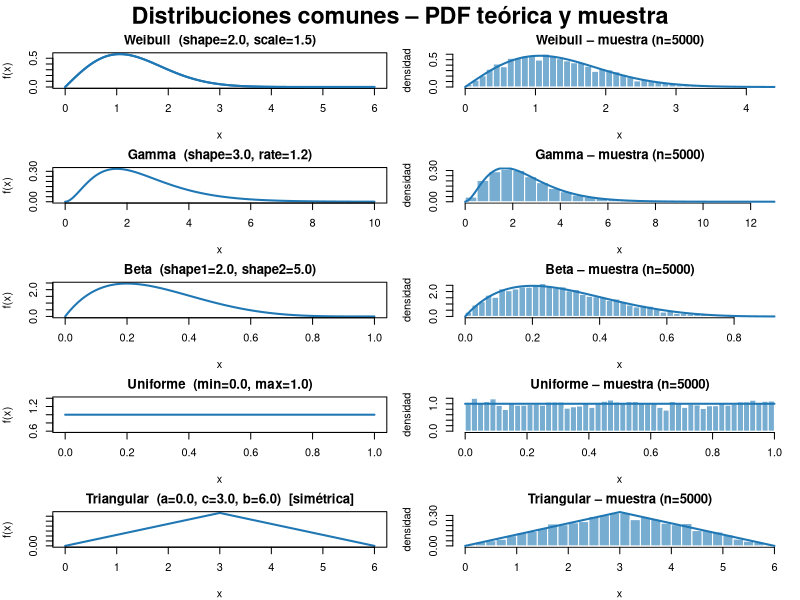
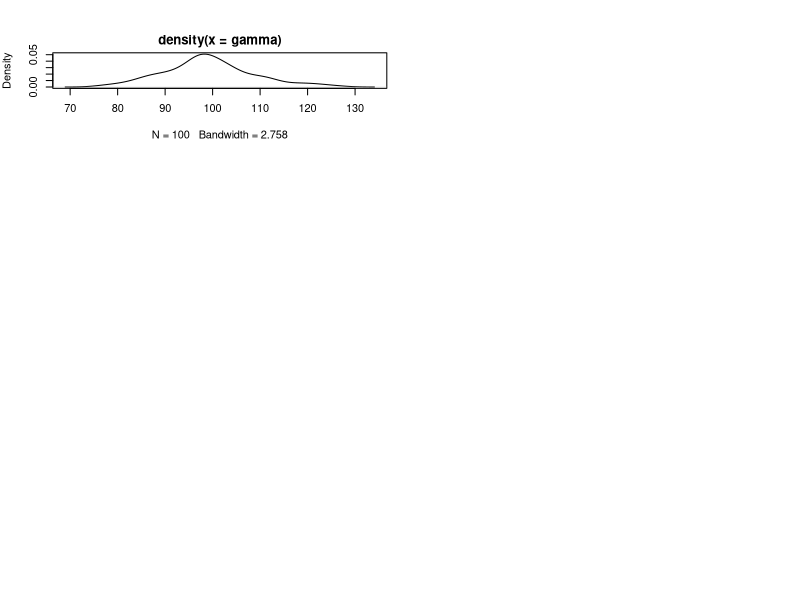

Recreate these plots in R, in order.










set.seed(10)
m1<-rnorm(40,10,2)
m2<-rnorm(37,10,2)
m3<-rnorm(42,11,5)
t.test(m1,m2,alternative = "two.sided", conflevel = 0.9)

#para  ANOVA
datos <- data.frame(valor = c(m1, m2, m3), grupo = factor(rep(c("m1", "m2", "m3"),  times = c(length(m1), length(m2), length(m3)))))


modelo <- aov(valor ~ grupo, data = datos)
summary(modelo)

#Comparacion 1 a 1
TukeyHSD(modelo)

#lsd
pairwise.t.test(datos$valor, datos$grupo, p.adjust.method = "none")

#clase 3 creo
1- pbinom(6,10,0.5)

1- pbinom(7,10,0.5)

1- pbinom(8,10,0.5)

# ============================================================
# Distribuciones: Weibull, Gamma, Beta, Uniforme, Triangular
# ============================================================

set.seed(42)
par(mfrow = c(5, 2),            # 5 filas, 2 columnas: PDF | Histograma
    mar = c(4, 4, 2, 1),
    oma = c(0, 0, 2, 0))         # margen exterior para el título
col_curve <- "#1f77b4"
col_hist  <- "#1f77b4"

# ---------- 1. WEIBULL ----------
shape_w <- 2; scale_w <- 1.5
x_w <- seq(0, 6, length.out = 400)
y_w <- dweibull(x_w, shape = shape_w, scale = scale_w)
samp_w <- rweibull(5000, shape = shape_w, scale = scale_w)

plot(x_w, y_w, type = "l", lwd = 2, col = col_curve,
     main = sprintf("Weibull  (shape=%.1f, scale=%.1f)", shape_w, scale_w),
     xlab = "x", ylab = "f(x)")
curve(dweibull(x, shape_w, scale_w), add = TRUE, lwd = 2, col = col_curve)
hist(samp_w, breaks = 40, freq = FALSE, col = adjustcolor(col_hist, 0.6),
     border = "white", main = "Weibull – muestra (n=5000)",
     xlab = "x", ylab = "densidad")
curve(dweibull(x, shape_w, scale_w), add = TRUE, lwd = 2, col = col_curve)

# ---------- 2. GAMMA ----------
shape_g <- 3; rate_g <- 1.2
x_g <- seq(0, 10, length.out = 400)
y_g <- dgamma(x_g, shape = shape_g, rate = rate_g)
samp_g <- rgamma(5000, shape = shape_g, rate = rate_g)

plot(x_g, y_g, type = "l", lwd = 2, col = col_curve,
     main = sprintf("Gamma  (shape=%.1f, rate=%.1f)", shape_g, rate_g),
     xlab = "x", ylab = "f(x)")
hist(samp_g, breaks = 40, freq = FALSE, col = adjustcolor(col_hist, 0.6),
     border = "white", main = "Gamma – muestra (n=5000)",
     xlab = "x", ylab = "densidad")
curve(dgamma(x, shape_g, rate_g), add = TRUE, lwd = 2, col = col_curve)

# ---------- 3. BETA ----------
a_b <- 2; b_b <- 5
x_b <- seq(0, 1, length.out = 400)
y_b <- dbeta(x_b, a_b, b_b)
samp_b <- rbeta(5000, a_b, b_b)

plot(x_b, y_b, type = "l", lwd = 2, col = col_curve,
     main = sprintf("Beta  (shape1=%.1f, shape2=%.1f)", a_b, b_b),
     xlab = "x", ylab = "f(x)")
hist(samp_b, breaks = 40, freq = FALSE, col = adjustcolor(col_hist, 0.6),
     border = "white", main = "Beta – muestra (n=5000)",
     xlab = "x", ylab = "densidad")
curve(dbeta(x, a_b, b_b), add = TRUE, lwd = 2, col = col_curve)

# ---------- 4. UNIFORME ----------
min_u <- 0; max_u <- 1
x_u <- seq(min_u, max_u, length.out = 400)
y_u <- dunif(x_u, min_u, max_u)
samp_u <- runif(5000, min_u, max_u)

plot(x_u, y_u, type = "l", lwd = 2, col = col_curve,
     main = sprintf("Uniforme  (min=%.1f, max=%.1f)", min_u, max_u),
     xlab = "x", ylab = "f(x)")
hist(samp_u, breaks = 40, freq = FALSE, col = adjustcolor(col_hist, 0.6),
     border = "white", main = "Uniforme – muestra (n=5000)",
     xlab = "x", ylab = "densidad")
curve(dunif(x, min_u, max_u), add = TRUE, lwd = 2, col = col_curve)

# ---------- 5. TRIANGULAR (simétrica) ----------
# triangular simétrica: left = a, mode = c, right = b  con c = (a+b)/2
a_t <- 0; b_t <- 6; c_t <- (a_t + b_t) / 2
# función de densidad triangular
dtri  <- function(x, a, c, b) ifelse(x < a | x > b, 0,
                                ifelse(x <= c, 2*(x-a)/((b-a)*(c-a)),
                                              2*(b-x)/((b-a)*(b-c))))
x_t <- seq(a_t, b_t, length.out = 400)
y_t <- dtri(x_t, a_t, c_t, b_t)
# muestreo: inversión de la CDF
rtri <- function(n, a, c, b) {
  u <- runif(n)
  # CDF inversa por tramos
  ifelse(u < (c-a)/(b-a),
         a + sqrt(u * (b-a)*(c-a)),
         b - sqrt((1-u) * (b-a)*(b-c)))
}
samp_t <- rtri(5000, a_t, c_t, b_t)

plot(x_t, y_t, type = "l", lwd = 2, col = col_curve,
     main = sprintf("Triangular  (a=%.1f, c=%.1f, b=%.1f)  [simétrica]", a_t, c_t, b_t),
     xlab = "x", ylab = "f(x)")
hist(samp_t, breaks = 40, freq = FALSE, col = adjustcolor(col_hist, 0.6),
     border = "white", main = "Triangular – muestra (n=5000)",
     xlab = "x", ylab = "densidad")
curve(dtri(x, a_t, c_t, b_t), add = TRUE, lwd = 2, col = col_curve)

mtext("Distribuciones comunes – PDF teórica y muestra", outer = TRUE, cex = 1.4, font = 2)



# ============================================================
# Test de simetría para una muestra
# ============================================================

simetria_test <- function(x, B = 5000, conf = 0.95) {
  x <- x[is.finite(x)]
  n <- length(x)
  
  cat("========================================\n")
  cat(sprintf("  Test de simetría  (n = %d)\n", n))
  cat("========================================\n\n")
  
  # -------- 1) Coeficiente de asimetría (skewness) --------
  m  <- mean(x)
  s  <- sd(x)
  m3 <- mean((x - m)^3)
  g1 <- m3 / s^3                          # skewness de Fisher
  se_g1 <- sqrt(6 * n * (n - 1) / ((n - 2) * (n + 1) * (n + 3)))
  z_g1  <- g1 / se_g1
  p_g1  <- 2 * pnorm(-abs(z_g1))          # prueba bilateral H0: g1 = 0
  
  cat("1) SKEWNESS (asimetría de Fisher)\n")
  cat(sprintf("   g1 = %.4f   |   SE = %.4f   |   z = %.3f   |   p = %.4f\n\n",
              g1, se_g1, z_g1, p_g1))
  
  # -------- 2) Wilcoxon signed-rank (H0: mediana = 0) --------
  #    Si la distribución es simétrica alrededor de la mediana,
  #    los rangos con signo deberían equilibrarse.
  xc <- x - median(x)                      # centrar en la mediana
  w  <- suppressWarnings(wilcox.test(xc, mu = 0, exact = FALSE))
  
  cat("2) WILCOXON SIGNED-RANK (centrado en la mediana)\n")
  cat(sprintf("   W = %.0f   |   p = %.4f\n\n", w$statistic, w$p.value))
  
  # -------- 3) Bootstrap: compara con su distribución espejo --------
  #    Estadístico: S = sum |xi - mediana|
  #    H0: x y su espejo (2*mediana - x) vienen de la misma dist.
  centro <- median(x)
  S_obs  <- sum(abs(x - centro))
  S_boot <- replicate(B, {
    # mezclar los signos preservando las magnitudes
    xs <- sample(c(-1, 1), n, replace = TRUE) * abs(x - centro)
    sum(abs(xs))
  })
  p_boot <- mean(S_boot >= S_obs)          # unilateral derecha
  
  cat(sprintf("3) BOOTSTRAP ESPEJO  (B = %d)\n", B))
  cat(sprintf("   S_obs = %.3f   |   p = %.4f\n\n", S_obs, p_boot))
  
  # -------- Veredicto --------
  alpha <- 1 - conf
  signif <- ifelse(p_g1 < alpha | p_boot < alpha, "NO simétrica", "simétrica")
  cat(sprintf(">> Conclusión al %.0f%%: la muestra parece %s.\n",
              conf*100, signif))
  
  invisible(list(skewness = g1, p_skewness = p_g1,
                 wilcoxon  = w$p.value,
                 p_bootstrap = p_boot))
}

# ============================================================
# Ejemplos
# ============================================================
set.seed(42)

# 1) Muestra claramente asimétrica (exponencial)
x_asim <- rexp(800, rate = 1)
simetria_test(x_asim)

# 2) Muestra simétrica (normal)
x_sim <- rnorm(800)
simetria_test(x_sim)

# 3) Tu propio vector:

gamma<-rgamma(100,100,1)
 simetria_test(gamma)
plot(density(gamma))
